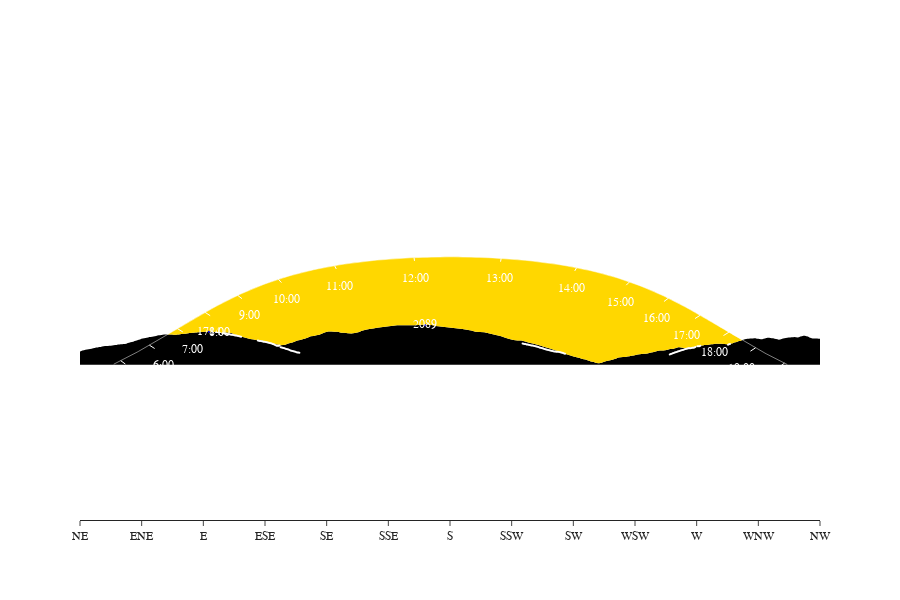

Notebook cell for this chart:
### Code cell
fig.add_trace(
    dict(
        type = 'scatter',
        x = summits_df['bearing'],
        y = summits_df['peak_angle'],
        text = summits_df['peak_height'],
        textfont = dict(
            size = 12,
            color = 'white'
        ),
        mode = 'markers+text',
        marker=dict(
            color='blue',
            size=2
        ),
    )
)
fig.show()

### Figure 1 — Plotly figure (JSON) as saved in the notebook; plotly's stock layout.template omitted (floating-point values rounded to 4 significant figures; data arrays with more than 128 entries replaced by an {"elided": "..."} marker saying what was removed)
{"data": [{"fillcolor": "black", "line": {"color": "gold"}, "mode": "none", "stackgroup": "sun", "type": "scatter", "x": {"elided": "500 float values"}, "y": {"elided": "500 float values"}}, {"fillcolor": "gold", "line": {"color": "gold"}, "mode": "none", "stackgroup": "sun", "type": "scatter", "x": {"elided": "500 float values"}, "y": {"elided": "500 float values"}}, {"line": {"color": "white", "width": 0.5}, "type": "scatter", "x": {"elided": "320 float values"}, "y": {"elided": "320 float values"}}, {"line": {"color": "white", "width": 1}, "mode": "lines", "type": "scatter", "x": [59.88, 61.55], "y": [2.428, 0.4282]}, {"line": {"color": "white", "width": 1}, "mode": "lines", "type": "scatter", "x": [70.34, 72.23], "y": [11.87, 9.875]}, {"line": {"color": "white", "width": 1}, "mode": "lines", "type": "scatter", "x": [80.55, 82.52], "y": [21.95, 19.95]}, {"line": {"color": "white", "width": 1}, "mode": "lines", "type": "scatter", "x": [90.64, 92.5], "y": [31.84, 29.84]}, {"line": {"color": "white", "width": 1}, "mode": "lines", "type": "scatter", "x": [102.6, 104.1], "y": [42.18, 40.18]}, {"line": {"color": "white", "width": 1}, "mode": "lines", "type": "scatter", "x": [117.4, 118.5], "y": [51.97, 49.97]}, {"line": {"color": "white", "width": 1}, "mode": "lines", "type": "scatter", "x": [137.9, 138.5], "y": [60.25, 58.25]}, {"line": {"color": "white", "width": 1}, "mode": "lines", "type": "scatter", "x": [166.9, 167.0], "y": [65.15, 63.15]}, {"line": {"color": "white", "width": 1}, "mode": "lines", "type": "scatter", "x": [198.7, 198.4], "y": [64.66, 62.66]}, {"line": {"color": "white", "width": 1}, "mode": "lines", "type": "scatter", "x": [226.2, 225.5], "y": [59.02, 57.02]}, {"line": {"color": "white", "width": 1}, "mode": "lines", "type": "scatter", "x": [245.5, 244.3], "y": [50.38, 48.38]}, {"line": {"color": "white", "width": 1}, "mode": "lines", "type": "scatter", "x": [259.7, 258.1], "y": [40.45, 38.45]}, {"line": {"color": "white", "width": 1}, "mode": "lines", "type": "scatter", "x": [271.3, 269.4], "y": [30.08, 28.08]}, {"line": {"color": "white", "width": 1}, "mode": "lines", "type": "scatter", "x": [281.7, 279.8], "y": [19.75, 17.75]}, {"line": {"color": "white", "width": 1}, "mode": "lines", "type": "scatter", "x": [291.5, 289.6], "y": [10.25, 8.254]}, {"line": {"color": "white", "width": 1}, "mode": "lines", "type": "scatter", "x": [302.0, 300.4], "y": [0.9623, -1.038]}, {"marker": {"color": "white", "size": 2}, "mode": "markers", "type": "scatter", "x": {"elided": "1000 float values"}, "y": {"elided": "1000 float values"}}, {"marker": {"color": "blue", "size": 2}, "mode": "markers+text", "text": [1714, 2089, 2487], "textfont": {"color": "white", "size": 12}, "type": "scatter", "x": [92, 171, 326], "y": [20, 24, 18]}], "layout": {"annotations": [{"font": {"color": "white"}, "opacity": 1, "showarrow": false, "text": "5:00", "x": 59.88, "xanchor": "center", "xshift": 12.48, "y": 2.428, "yanchor": "middle", "yshift": -20}, {"font": {"color": "white"}, "opacity": 1, "showarrow": false, "text": "6:00", "x": 70.34, "xanchor": "center", "xshift": 14.18, "y": 11.87, "yanchor": "middle", "yshift": -20}, {"font": {"color": "white"}, "opacity": 1, "showarrow": false, "text": "7:00", "x": 80.55, "xanchor": "center", "xshift": 14.75, "y": 21.95, "yanchor": "middle", "yshift": -20}, {"font": {"color": "white"}, "opacity": 1, "showarrow": false, "text": "8:00", "x": 90.64, "xanchor": "center", "xshift": 13.93, "y": 31.84, "yanchor": "middle", "yshift": -20}, {"font": {"color": "white"}, "opacity": 1, "showarrow": false, "text": "9:00", "x": 102.6, "xanchor": "center", "xshift": 11.63, "y": 42.18, "yanchor": "middle", "yshift": -20}, {"font": {"color": "white"}, "opacity": 1, "showarrow": false, "text": "10:00", "x": 117.4, "xanchor": "center", "xshift": 8.286, "y": 51.97, "yanchor": "middle", "yshift": -20}, {"font": {"color": "white"}, "opacity": 1, "showarrow": false, "text": "11:00", "x": 137.9, "xanchor": "center", "xshift": 4.599, "y": 60.25, "yanchor": "middle", "yshift": -20}, {"font": {"color": "white"}, "opacity": 1, "showarrow": false, "text": "12:00", "x": 166.9, "xanchor": "center", "xshift": 1.217, "y": 65.15, "yanchor": "middle", "yshift": -20}, {"font": {"color": "white"}, "opacity": 1, "showarrow": false, "text": "13:00", "x": 198.7, "xanchor": "center", "xshift": -1.755, "y": 64.66, "yanchor": "middle", "yshift": -20}, {"font": {"color": "white"}, "opacity": 1, "showarrow": false, "text": "14:00", "x": 226.2, "xanchor": "center", "xshift": -5.214, "y": 59.02, "yanchor": "middle", "yshift": -20}, {"font": {"color": "white"}, "opacity": 1, "showarrow": false, "text": "15:00", "x": 245.5, "xanchor": "center", "xshift": -8.895, "y": 50.38, "yanchor": "middle", "yshift": -20}, {"font": {"color": "white"}, "opacity": 1, "showarrow": false, "text": "16:00", "x": 259.7, "xanchor": "center", "xshift": -12.1, "y": 40.45, "yanchor": "middle", "yshift": -20}, {"font": {"color": "white"}, "opacity": 1, "showarrow": false, "text": "17:00", "x": 271.3, "xanchor": "center", "xshift": -14.15, "y": 30.08, "yanchor": "middle", "yshift": -20}, {"font": {"color": "white"}, "opacity": 1, "showarrow": false, "text": "18:00", "x": 281.7, "xanchor": "center", "xshift": -14.72, "y": 19.75, "yanchor": "middle", "yshift": -20}, {"font": {"color": "white"}, "opacity": 1, "showarrow": false, "text": "19:00", "x": 291.5, "xanchor": "center", "xshift": -13.95, "y": 10.25, "yanchor": "middle", "yshift": -20}, {"font": {"color": "white"}, "opacity": 1, "showarrow": false, "text": "20:00", "x": 302.0, "xanchor": "center", "xshift": -12.08, "y": 0.9623, "yanchor": "middle", "yshift": -20}], "autosize": true, "font": {"family": "verdana", "size": 12}, "height": 600, "paper_bgcolor": "white", "showlegend": false, "xaxis": {"range": [45, 315], "tickmode": "array", "ticktext": ["N", "ENE", "NE", "ENE", "E", "ESE", "SE", "SSE", "S", "SSW", "SW", "WSW", "W", "WNW", "NW", "NWN", "N"], "tickvals": [0, 22.5, 45, 67.5, 90, 112.5, 135, 157.5, 180, 202.5, 225, 247.5, 270, 292.5, 315, 337.5, 360]}, "yaxis": {"anchor": "free", "position": 0.5, "range": [0, 66.57], "scaleanchor": "x", "scaleratio": 0.6, "visible": false}}}
